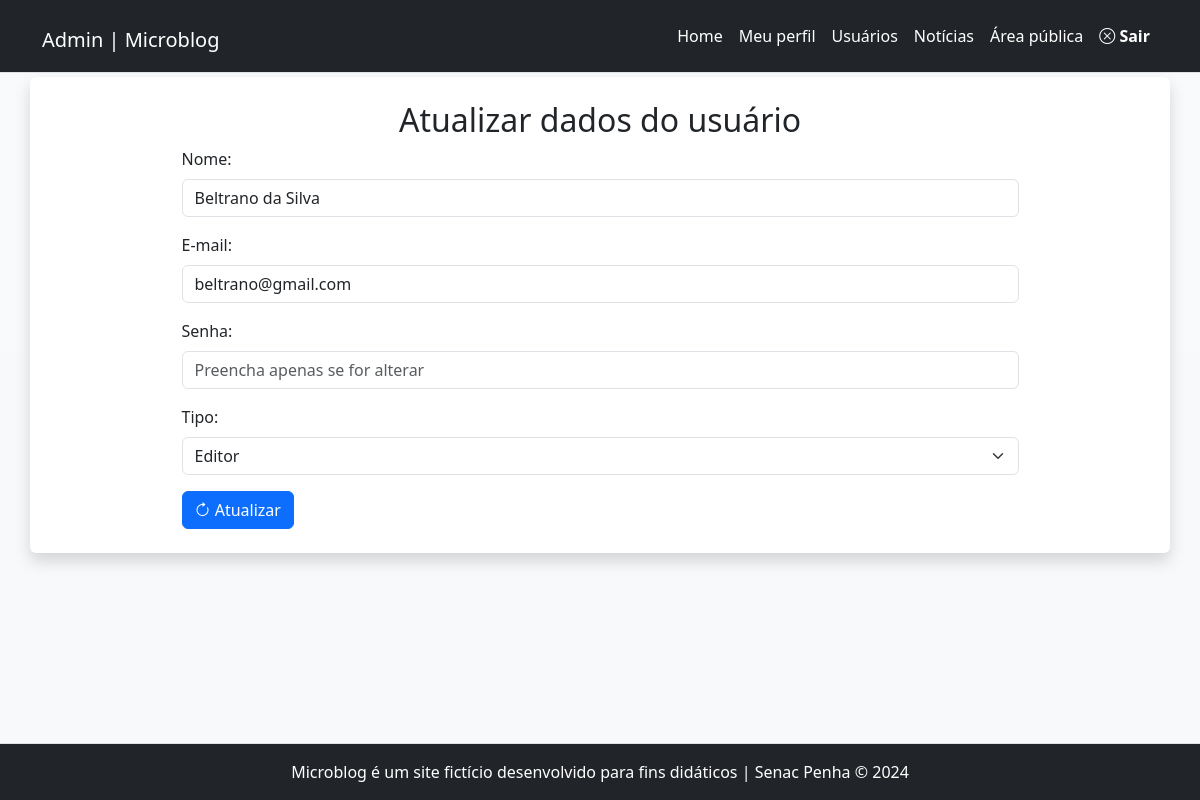
The page /admin/usuario-atualiza.php?id=13 (signed in) on the database as committed earlier.
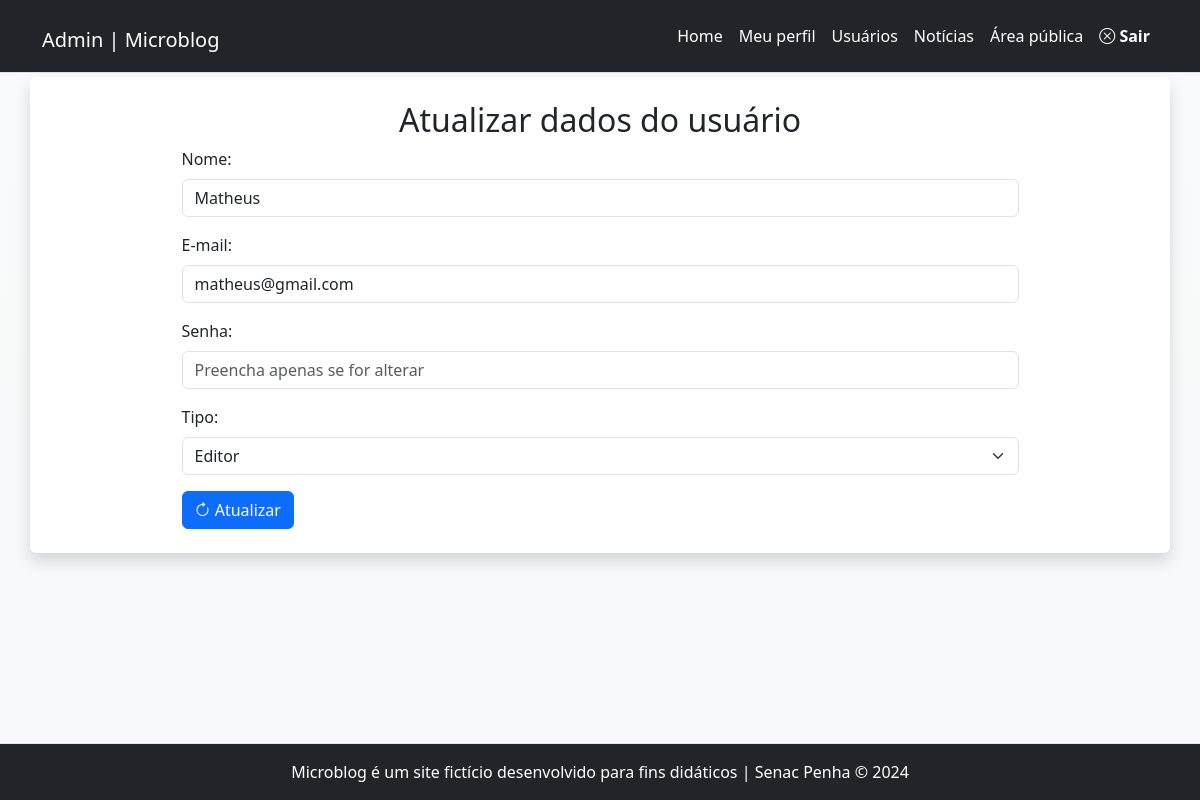
The same page on the database as committed later.
### tables this page shows
CREATE TABLE `usuarios` (
  `id` int(11) NOT NULL,
  `nome` varchar(45) NOT NULL,
  `email` varchar(45) NOT NULL,
  `senha` varchar(255) NOT NULL,
  `tipo` enum('admin','editor') NOT NULL
);

### inc/funcoes-usuarios.php (called while the page is built, shortened)
<?php
function lerUmUsuario($conexao, $id){
    $sql = "SELECT * FROM usuarios WHERE id = $id";
    $resultado = mysqli_query($conexao, $sql)
                or die(mysqli_error($conexao));
    return mysqli_fetch_assoc($resultado);
}

### admin/usuario-atualiza.php (the view, shortened to what this page needs)
<?php
require_once "../inc/cabecalho-admin.php";
require_once "../inc/funcoes-usuarios.php";
$id = $_GET['id'];
$dadosUsuario = lerUmUsuario($conexao, $id);
?>
<div class="row">
	<article class="col-12 bg-white rounded shadow my-1 py-4">
		<h2 class="text-center">
		Atualizar dados do usuário
		</h2>
		<form autocomplete="off" class="mx-auto w-75" action="" method="post" id="form-atualizar" name="form-atualizar">
			<div class="mb-3">
				<label class="form-label" for="nome">Nome:</label>
				<input value="<?=$dadosUsuario['nome']?>" class="form-control" type="text" id="nome" name="nome" required>
			</div>
			<div class="mb-3">
				<label class="form-label" for="email">E-mail:</label>
				<input value="<?=$dadosUsuario['email']?>" class="form-control" type="email" id="email" name="email" required>
			</div>
			<div class="mb-3">
				<label class="form-label" for="senha">Senha:</label>
				<input class="form-control" type="password" id="senha" name="senha" placeholder="Preencha apenas se for alterar">
			</div>
			<div class="mb-3">
				<label class="form-label" for="tipo">Tipo:</label>
				<select class="form-select" name="tipo" id="tipo" required>
			<option <?php if($dadosUsuario['tipo'] == 'editor') echo 'selected' ?> value="editor">
			Editor</option>
				</select>
			</div>
			<button class="btn btn-primary" name="atualizar"><i class="bi bi-arrow-clockwise"></i> Atualizar</button>
		</form>
	</article>
</div>
<?php
require_once "../inc/rodape-admin.php";
?>

Rows that differ between the two databases and show on the page:
changed usuarios "Editor": nome "Beltrano da Silva" → "Matheus"; email "beltrano@gmail.com" → "matheus@gmail.com"
